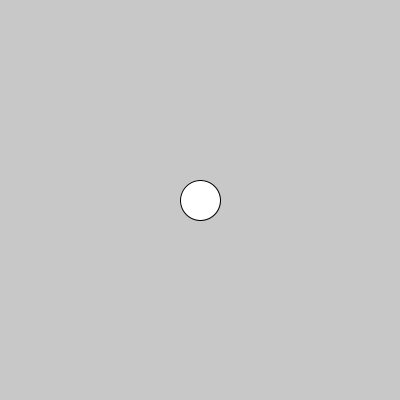
Frame 1 (no input)
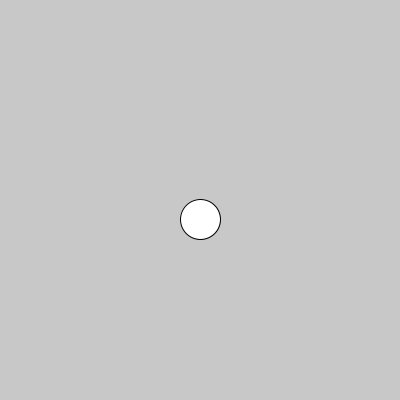
Frame 60 (the mouse pressed at the canvas centre just before this capture)
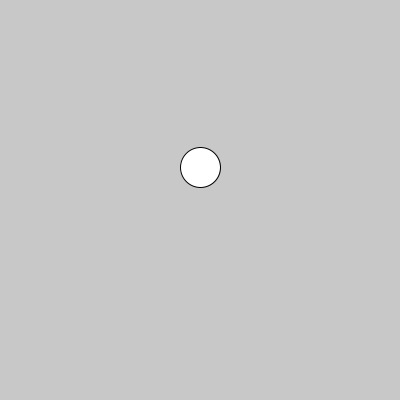
Frame 120 (the mouse held since frame 60 and released just before this capture)

The Processing sketch that drew these frames (run headless with seeded random() and noise(); from frame 60 on, the mouse is pressed at the canvas centre):

// Processing sketch: processing_120347
// ── processing_120347.pde

float counter = 0;

void setup()
{
  size(400, 400);
}

void draw()
{
  background(200);

  translate(width/2, height/2);

  pushMatrix();
  translate(0, sin(counter)*100);
  ellipse(0, 0, 40, 40);
  popMatrix();

  counter += 0.05;
}
